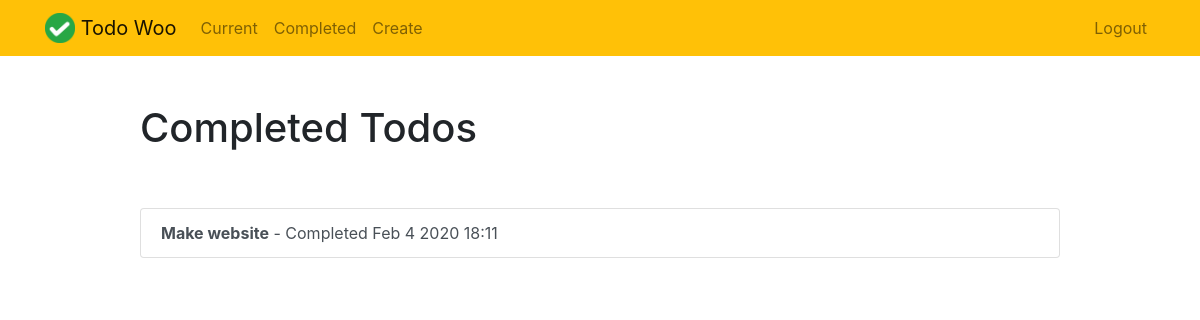
Page /completed/ (signed in) on the earlier database version.
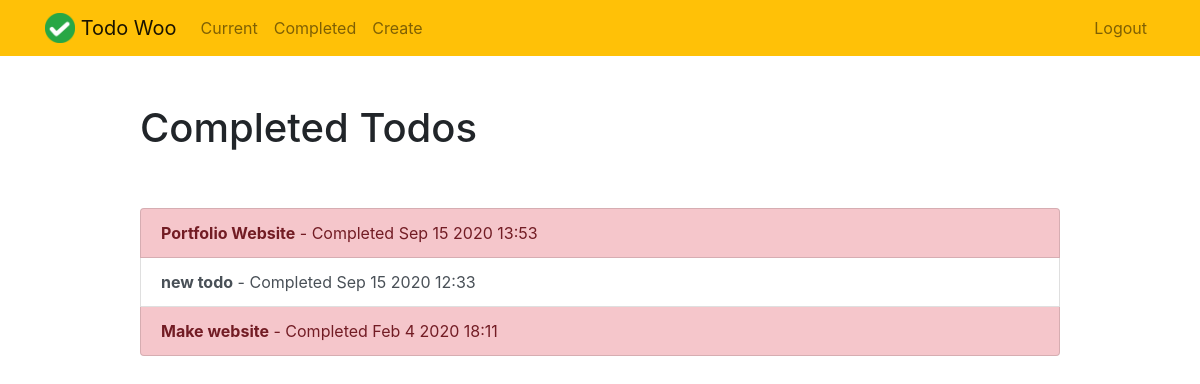
Same page on the later database version.
### todo/models.py (models this page shows, shortened)
class Todo(models.Model):
    title = models.CharField(max_length=100)
    memo = models.TextField(blank=True)
    created = models.DateTimeField(auto_now_add=True)
    datecompleted = models.DateTimeField(null=True, blank=True)
    important = models.BooleanField(default=False)
    user = models.ForeignKey(User, on_delete=models.CASCADE)

### todo/views.py (the view)
# urls.py: path('completed/', views.completedtodos, name='completedtodos'),
@login_required
def completedtodos(request):
    todos = Todo.objects.filter(user=request.user, datecompleted__isnull=False).order_by('-datecompleted')
    return render(request, 'todo/completedtodos.html', {'todos':todos})

### todo/templates/todo/completedtodos.html
{% extends "todo/base.html" %}
{% block content %}
    <div class="row justify-content-center mt-5">
        <div class="col-md-10">
            <h1>Completed Todos</h1>
        </div>
    </div>
    <div class="row justify-content-center mt-5">
        <div class="col-md-10">
            <div class="list-group">
                {% for todo in todos %}
                    <a href="{% url 'viewtodo' todo.id %}" class="list-group-item list-group-item-action{% if todo.important %} list-group-item-danger{% endif %}"><b>{{ todo.title }}</b> - Completed {{ todo.datecompleted|date:'M j Y H:i' }}</a>
                {% endfor %}
            </div>
        </div>
    </div>
{% endblock %}

### todo/templates/todo/base.html (shortened to what this page needs)
{% load static %}
<!doctype html>
<html lang="en">
<head>
    <link rel="stylesheet" href="https://stackpath.bootstrapcdn.com/bootstrap/4.4.1/css/bootstrap.min.css">
</head>
<body>
<nav class="navbar navbar-expand-md navbar-light bg-warning">
<div class="container">
    <a class="navbar-brand" href="{% url 'home' %}">
         <img src="{% static 'todo/logo.png' %}" width="30" height="30" class="d-inline-block align-top">
        <span>Todo Woo</span>
    </a>
    <div class="collapse navbar-collapse" id="navbarNav">
    {% if user.is_authenticated %}
        <ul class="navbar-nav mr-auto">
                <li class="nav-item {{ current }}">
                    <a class="nav-link" href="{% url 'currenttodos' %}">Current</a>
                </li>
                <li class="nav-item {{ completed }}">
                    <a class="nav-link" href="{% url 'completedtodos' %}">Completed</a>
                </li>
                <li class="nav-item {{ create }}">
                    <a class="nav-link" href="{% url 'createtodo' %}">Create</a>
                </li>
        </ul>
    {% endif %}
    <ul class="navbar-nav ml-auto">
            {% if user.is_authenticated %}
                <li class="nav-item">
                    <a href="#" onclick="$('#signOutBtn').click()" class="nav-link">Logout</a>
                </li>
            {% endif %}
        </ul>
    </div>
</div>
</nav>
<div class="container">
{% block content %}
{% endblock %}
</div>
</body>
</html>

Differences in the rows shown:
added Todo: title "Portfolio Website", datecompleted "Sep 15 2020 13:53", important True (drawn)
added Todo: title "new todo", datecompleted "Sep 15 2020 12:33", important False (drawn)
changed Todo "Make website": important False → True (drawn)
